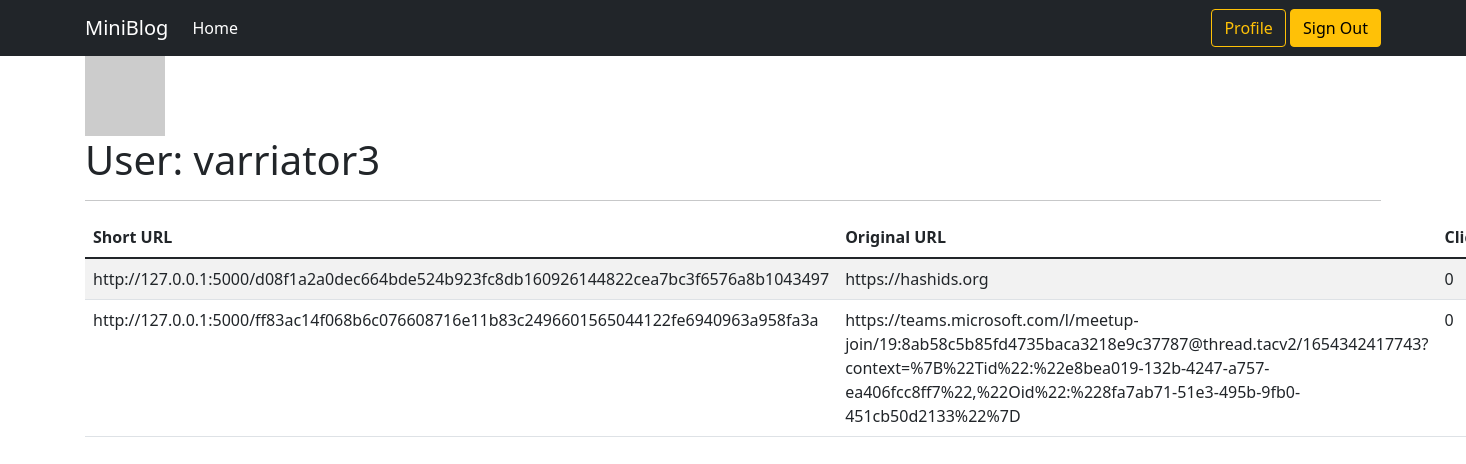
Page /user/varriator3 (signed in) on the committed database.
### models.py (models this page shows, shortened)
class User(UserMixin, db.Model):
    id = db.Column(db.Integer, primary_key=True)
    username = db.Column(db.String(64), index=True, unique=True)
    email = db.Column(db.String(120), index=True, unique=True)
    password = db.Column(db.String(128))
    urls = db.relationship('Url', backref='owner', lazy='dynamic')
    def avatar(self, size):
        digs = md5(self.email.encode('utf-8')).hexdigest()  # превращаем email пользователя в hash
        avatar = f'https://gravatar.com/avatar/{digs}?d=identicon&s={size}'
        return avatar

class Url(db.Model):
    id = db.Column(db.Integer, primary_key=True)
    original_url = db.Column(db.String)
    short_url = db.Column(db.String, unique=True)
    clicks = db.Column(db.Integer, default=0)
    user_id = db.Column(db.Integer, db.ForeignKey('user.id'))

### routes.py (the view)
@app.route('/user/<username>')
@login_required
def user(username):
    user = User.query.filter_by(username=username).first_or_404()
    urls = Url.query.filter_by(user_id=user.id)
    return render_template('user.html', user=user, urls=urls)

### routes.py (called while the page is built)
@login.user_loader
def load_user(id):
    return User.query.get(id)

### templates/user.html
{% extends "base.html" %}
{% block content %}
    <img src="{{ user.avatar(128) }}" alt="{{ user.username }}-avatar">
    <h1>User: {{ user.username }}</h1>
    <hr>
    <table class="table table-striped">
        <thead>
            <tr>
                <th>Short URL</th>
                <th>Original URL</th>
                <th>Clicks</th>
            </tr>
        </thead>
        <tbody>
            {% for url in urls %}
                <tr>
                    <td>http://127.0.0.1:5000/{{ url.short_url }}</td>
                    <td>{{ url.original_url }}</td>
                    <td>{{ url.clicks }}</td>
                </tr>
            {% endfor %}
        </tbody>
    </table>
{% endblock %}

### rows in the picture
User: username "varriator3"
Url: short_url "d08f1a2a0dec664bde524b923fc8db160926144822cea7bc3f6576a8b1043497", original_url "https://hashids.org", clicks "0"
Url: short_url "ff83ac14f068b6c076608716e11b83c2496601565044122fe6940963a958fa3a", original_url "https://teams.microsoft.com/l/meetup-join/19:8ab58c5b85fd4735baca3218e9c37787@thread.tacv2/1654342417743?context=%7B%22Tid%22:%22e8bea019-132b-4247-a757-ea406fcc8ff7%22,%22Oid%22:%228fa7ab71-51e3-495b-9fb0-451cb50d2133%22%7D", clicks "0"
